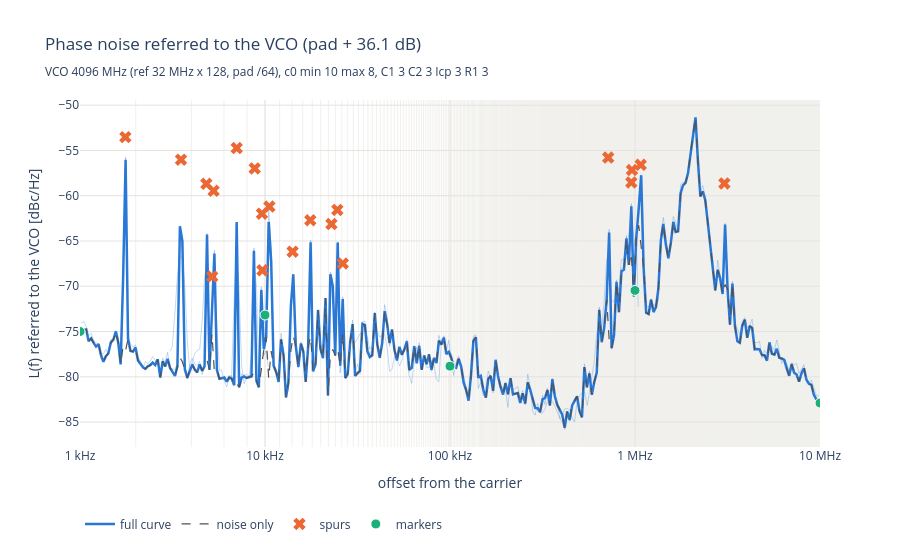

The cell this chart's notebook holds for it:
### Code cell
F_start, F_stop = 1e3, 10e6  # offset range shown [Hz]
f_axis = "log"  # "log" or "lin"

# Phase noise referred to the VCO (pad + 20 log10 N): the full curve (thick), its noise-only version with the spurs
# replaced by the local floor (dashed), the detected spurs (x at their measured peak, hover: spur power on the pad),
# each span normalized to 1 Hz (thin, no ENBW correction: shows whether the spans line up) and the markers (dots).
# Curves binned to N_BINS points (linear power average, display only).
fig = go.Figure()
for span, d in trace_of("phase_noise").groupby("span"):
    d = d.assign(freq=d["freq"] - d["center"],  # offset from the carrier, normalized to 1 Hz
                 level_dbm=d["level_dbm"] - d["level_dbm"].max() - 10 * np.log10(d["rbw"]))
    d = binned(d[d["freq"] > 10 * d["rbw"]], F_start, F_stop, f_axis)
    fig.add_scatter(x=d["freq"], y=d["level_dbm"] + N_DB, mode="lines", line=dict(color=PALETTE[0], width=0.8),
                    opacity=0.35, showlegend=False,
                    hovertemplate=f"span {span:g} Hz<br>%{{x:.3s}}Hz: %{{y:.1f}} dBc/Hz<extra></extra>")
lt_raw = in_range(trace_of("L_trace"), F_start, F_stop)  # spur peaks: from the measured points
lt = binned(trace_of("L_trace"), F_start, F_stop, f_axis)
ln = binned(trace_of("L_noise"), F_start, F_stop, f_axis)
fig.add_scatter(x=lt["freq"], y=lt["level_dbm"] + N_DB, mode="lines", line=dict(color=PALETTE[0], width=2.5),
                name="full curve", hovertemplate="full curve: %{x:.3s}Hz: %{y:.1f} dBc/Hz<extra></extra>")
fig.add_scatter(x=ln["freq"], y=ln["level_dbm"] + N_DB, mode="lines", line=dict(color=INK, width=1.2, dash="dash"),
                name="noise only", hovertemplate="noise only: %{x:.3s}Hz: %{y:.1f} dBc/Hz<extra></extra>")
sp = in_range(trace_of("spur"), F_start, F_stop)
if not sp.empty and not lt_raw.empty:
    fig.add_scatter(x=sp["freq"], y=np.interp(sp["freq"], lt_raw["freq"], lt_raw["level_dbm"]) + N_DB,
                    mode="markers", name="spurs", marker=dict(symbol="x", size=11, color=PALETTE[1]),
                    customdata=sp["level_dbm"],
                    hovertemplate="spur at %{x:.4s}Hz: %{customdata:.1f} dBc on the pad<extra></extra>")
shown = [o for o in offsets if F_start <= float(o) <= F_stop]
fig.add_scatter(x=[float(o) for o in shown], y=[r[f"L_vco_{o}"] for o in shown], mode="markers", name="markers",
                marker=dict(color=PALETTE[2], size=10, line=dict(color="white", width=1)),
                hovertemplate="marker: %{x:.3s}Hz: %{y:.1f} dBc/Hz<extra></extra>")
fig.update_layout(title=f"Phase noise referred to the VCO (pad + {N_DB:.1f} dB)<br><sub>{TITLE}</sub>",
                  template="plotly_white", height=550, legend=dict(orientation="h", y=-0.18))
fig.update_xaxes(title="offset from the carrier", gridcolor=GRID, **offset_axis(F_start, F_stop, f_axis))
fig.update_yaxes(title="L(f) referred to the VCO [dBc/Hz]", gridcolor=GRID)
save(fig, "phase_noise")
